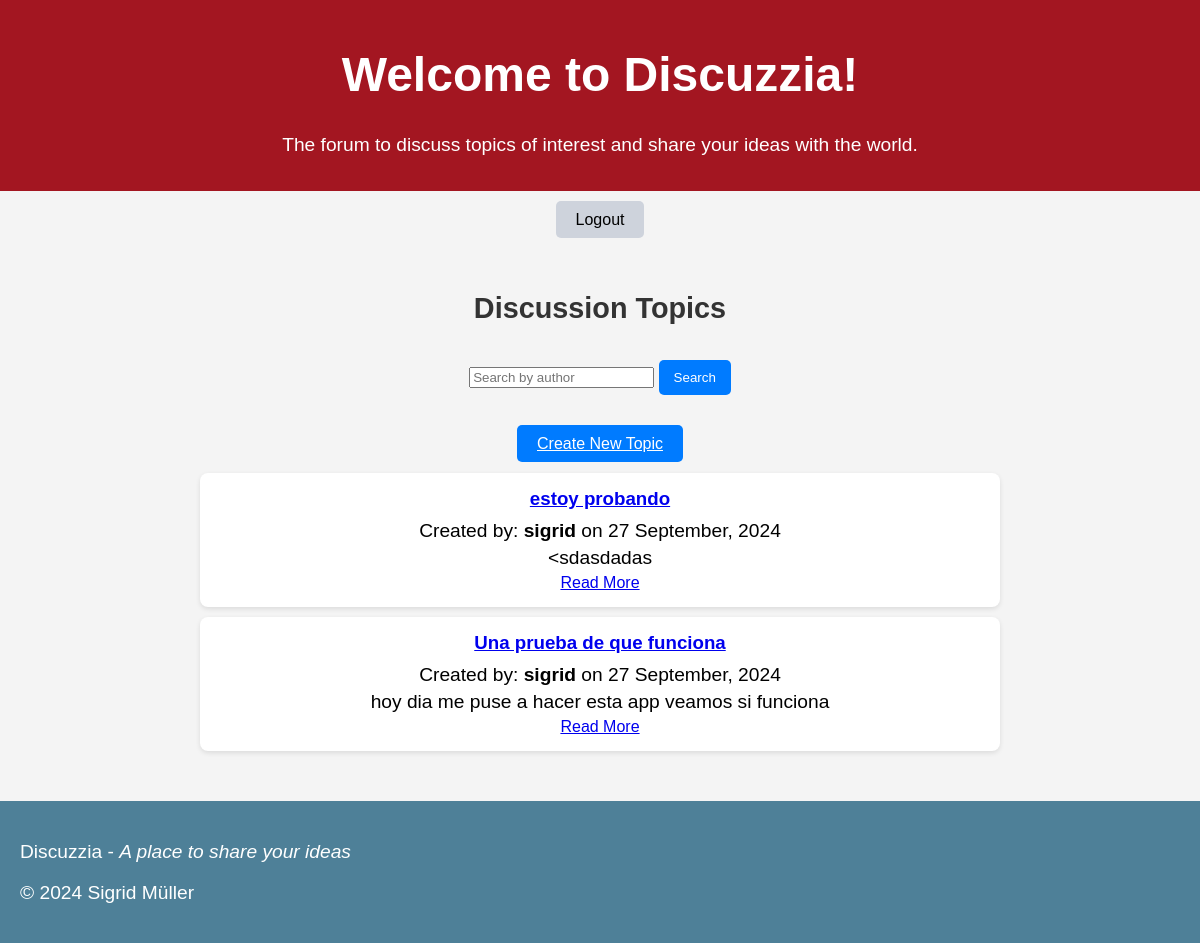
Before: /forum/ (signed in) with the older database file.
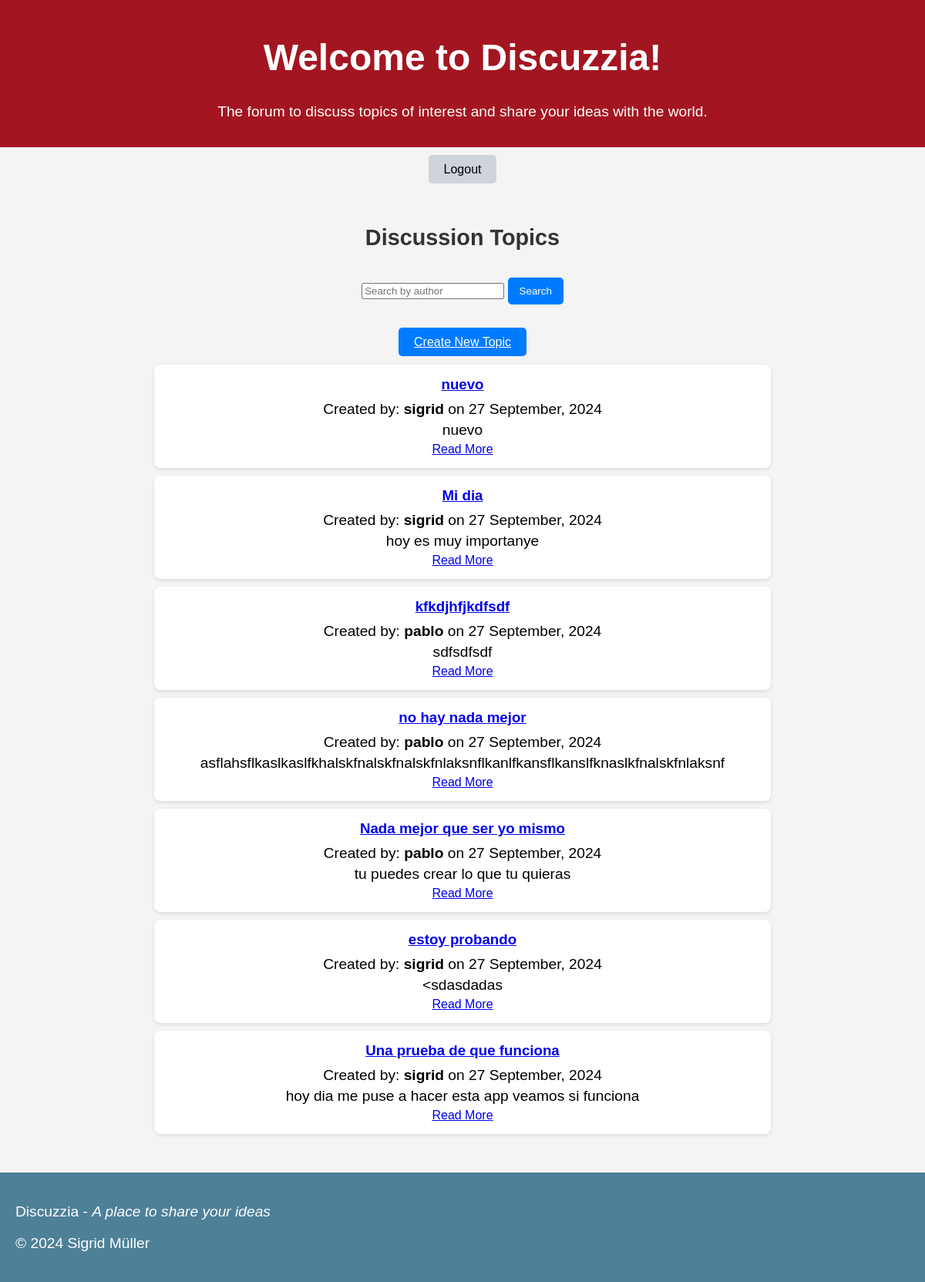
After: the same page with the newer database file.
### forum/models.py (models this page shows, shortened)
class Topic(models.Model):
    title = models.CharField(max_length=200)  # Title of the topic
    author = models.ForeignKey(User, on_delete=models.CASCADE)  # User who created the topic
    content = models.TextField()  # Content of the topic
    created_at = models.DateTimeField(auto_now_add=True)  # Timestamp when the topic was created
    updated_at = models.DateTimeField(auto_now=True)  # Timestamp when the topic was last updated

### forum/views.py (the view)
# urls.py: path('', include('forum.urls')),
@login_required
def forum(request):
    query = request.GET.get('q')  # Get the search query from the request
    if query:
        topics = Topic.objects.filter(Q(author__username__icontains=query))  # Filter by author's username
    else:
        topics = Topic.objects.all().order_by('-created_at')  # Default to all topics ordered by creation date
    return render(request, 'forum/forum.html', {'topics': topics, 'query': query})

### forum/templates/forum/forum.html (shortened to what this page needs)
{% load static %}
<!DOCTYPE html>
<html lang="en">
  <head>
    <link rel="stylesheet" href="{% static 'forum.css' %}" />
    <link rel="stylesheet" href="{% static 'index.css' %}" />
  </head>
  <body>
    {% include 'includes/header.html' %} {% include 'includes/nav2.html' %}
    <main>
      <section class="forum-section">
        <h2>Discussion Topics</h2>
        <form method="GET" action="{% url 'forum' %}" class="search-form">
          <input
            type="text"
            name="q"
            placeholder="Search by author"
            value="{{ query|default_if_none:'' }}"
          />
          <button type="submit">Search</button>
        </form>
        <div class="create-topic">
          <a href="{% url 'create_topic' %}" class="create-button"
            >Create New Topic</a
          >
        </div>
        <div class="topic-container">
          {% for topic in topics %}
          <div class="topic-card">
            <h3>
              <a href="{% url 'topic_detail' topic.id %}">{{ topic.title }}</a>
            </h3>
            <p>
              Created by: <strong>{{ topic.author.username }}</strong> on {{ topic.created_at|date:"d F, Y" }}
            </p>
            <p>{{ topic.content|truncatewords:30 }}</p>
            <a href="{% url 'topic_detail' topic.id %}" class="read-more"
              >Read More</a
            >
          </div>
          {% empty %}
          <p>No topics available.</p>
          {% endfor %}
        </div>
      </section>
    </main>
    </div>
    {% include 'includes/footer.html' %}
  </body>
</html>

Changed rows visible on the page:
added Topic: title "nuevo", author.username "sigrid", created_at "27 September, 2024", content "nuevo"
added Topic: title "Mi dia", author.username "sigrid", created_at "27 September, 2024", content "hoy es muy importanye"
added Topic: title "kfkdjhfjkdfsdf", author.username "pablo", created_at "27 September, 2024", content "sdfsdfsdf"
added Topic: title "no hay nada mejor", author.username "pablo", created_at "27 September, 2024", content "asflahsflkaslkaslfkhalskfnalskfnalskfnlaksnflkanlfkansflkanslfknaslkfnalskfnlaksnf"
added Topic: title "Nada mejor que ser yo mismo", author.username "pablo", created_at "27 September, 2024", content "tu puedes crear lo que tu quieras"
